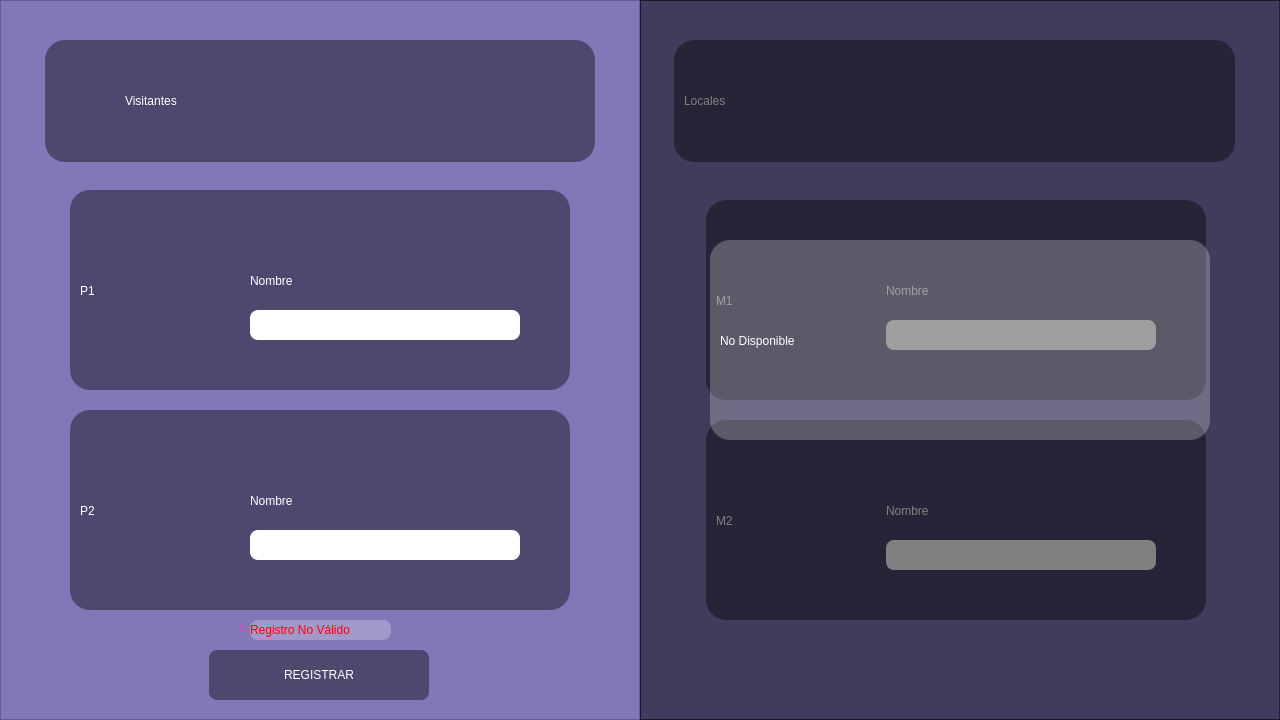
<?xml version="1.0" encoding="UTF-8"?>
<ui version="4.0">
 <class>OmniRobotSoccer</class>
 <widget class="QMainWindow" name="OmniRobotSoccer">
  <property name="enabled">
   <bool>true</bool>
  </property>
  <property name="geometry">
   <rect>
    <x>0</x>
    <y>0</y>
    <width>1280</width>
    <height>720</height>
   </rect>
  </property>
  <property name="sizePolicy">
   <sizepolicy hsizetype="Fixed" vsizetype="Fixed">
    <horstretch>0</horstretch>
    <verstretch>0</verstretch>
   </sizepolicy>
  </property>
  <property name="minimumSize">
   <size>
    <width>1280</width>
    <height>720</height>
   </size>
  </property>
  <property name="maximumSize">
   <size>
    <width>1280</width>
    <height>720</height>
   </size>
  </property>
  <property name="windowTitle">
   <string>Robot Soccer Registro</string>
  </property>
  <property name="windowIcon">
   <iconset>
    <normaloff>Rectangle 160.png</normaloff>Rectangle 160.png</iconset>
  </property>
  <property name="windowOpacity">
   <double>1.000000000000000</double>
  </property>
  <widget class="QWidget" name="Vista1">
   <widget class="QFrame" name="RegistroVisitantes">
    <property name="geometry">
     <rect>
      <x>0</x>
      <y>0</y>
      <width>640</width>
      <height>720</height>
     </rect>
    </property>
    <property name="sizePolicy">
     <sizepolicy hsizetype="Fixed" vsizetype="Fixed">
      <horstretch>0</horstretch>
      <verstretch>0</verstretch>
     </sizepolicy>
    </property>
    <property name="styleSheet">
     <string notr="true">background-color: rgb(130, 120, 185)</string>
    </property>
    <property name="frameShape">
     <enum>QFrame::StyledPanel</enum>
    </property>
    <property name="frameShadow">
     <enum>QFrame::Raised</enum>
    </property>
    <widget class="QFrame" name="LabelVisitantes">
     <property name="geometry">
      <rect>
       <x>45</x>
       <y>40</y>
       <width>550</width>
       <height>122</height>
      </rect>
     </property>
     <property name="styleSheet">
      <string notr="true">background-color: #4e486f;
justify-content: &quot;center&quot;;
color: white;
border-radius: 20px;
/*border-bottom: 3px solid rgba(0, 0, 0, 0.2);
border-right: 3px solid rgba(0, 0, 0, 0.2);*/</string>
     </property>
     <property name="frameShape">
      <enum>QFrame::StyledPanel</enum>
     </property>
     <property name="frameShadow">
      <enum>QFrame::Raised</enum>
     </property>
     <widget class="QLabel" name="titulo_visistantes">
      <property name="geometry">
       <rect>
        <x>80</x>
        <y>20</y>
        <width>391</width>
        <height>81</height>
       </rect>
      </property>
      <property name="layoutDirection">
       <enum>Qt::LeftToRight</enum>
      </property>
      <property name="styleSheet">
       <string notr="true">font: 60pt &quot;Berlin Sans FB&quot;;
qproperty-alignment: 'AlignCenter';</string>
      </property>
      <property name="text">
       <string>Visitantes</string>
      </property>
     </widget>
    </widget>
    <widget class="QFrame" name="panel_registro_p1">
     <property name="geometry">
      <rect>
       <x>70</x>
       <y>190</y>
       <width>500</width>
       <height>200</height>
      </rect>
     </property>
     <property name="styleSheet">
      <string notr="true">background-color: #4e486f;
color: white;
border-radius: 20px;</string>
     </property>
     <property name="frameShape">
      <enum>QFrame::StyledPanel</enum>
     </property>
     <property name="frameShadow">
      <enum>QFrame::Raised</enum>
     </property>
     <widget class="QLabel" name="label_p1">
      <property name="geometry">
       <rect>
        <x>10</x>
        <y>60</y>
        <width>141</width>
        <height>81</height>
       </rect>
      </property>
      <property name="layoutDirection">
       <enum>Qt::LeftToRight</enum>
      </property>
      <property name="styleSheet">
       <string notr="true">/*font: 60pt &quot;MS Shell Dlg 2&quot;;*/
font: 60pt &quot;Berlin Sans FB&quot;;
qproperty-alignment: 'AlignCenter';
</string>
      </property>
      <property name="text">
       <string>P1</string>
      </property>
     </widget>
     <widget class="QLabel" name="nombre_p1">
      <property name="geometry">
       <rect>
        <x>180</x>
        <y>70</y>
        <width>121</width>
        <height>41</height>
       </rect>
      </property>
      <property name="styleSheet">
       <string notr="true">/*font0: 18pt &quot;MS Shell Dlg 2&quot;;*/
font: 20pt &quot;Berlin Sans FB&quot;;</string>
      </property>
      <property name="text">
       <string>Nombre</string>
      </property>
     </widget>
     <widget class="QLineEdit" name="lineEdit_p1">
      <property name="geometry">
       <rect>
        <x>180</x>
        <y>120</y>
        <width>270</width>
        <height>30</height>
       </rect>
      </property>
      <property name="styleSheet">
       <string notr="true">color: black;
font: 14pt &quot;MS Shell Dlg 2&quot;;
background-color: white;
border-radius: 8px;</string>
      </property>
     </widget>
    </widget>
    <widget class="QFrame" name="panel_registro_p2">
     <property name="geometry">
      <rect>
       <x>70</x>
       <y>410</y>
       <width>500</width>
       <height>200</height>
      </rect>
     </property>
     <property name="autoFillBackground">
      <bool>false</bool>
     </property>
     <property name="styleSheet">
      <string notr="true">background-color: #4e486f;
color: white;
border-radius: 20px;</string>
     </property>
     <property name="frameShape">
      <enum>QFrame::StyledPanel</enum>
     </property>
     <property name="frameShadow">
      <enum>QFrame::Raised</enum>
     </property>
     <widget class="QLabel" name="label_p2">
      <property name="geometry">
       <rect>
        <x>10</x>
        <y>60</y>
        <width>141</width>
        <height>81</height>
       </rect>
      </property>
      <property name="layoutDirection">
       <enum>Qt::LeftToRight</enum>
      </property>
      <property name="styleSheet">
       <string notr="true">/*font: 60pt &quot;MS Shell Dlg 2&quot;;*/
font: 60pt &quot;Berlin Sans FB&quot;;
qproperty-alignment: 'AlignCenter';
</string>
      </property>
      <property name="text">
       <string>P2</string>
      </property>
     </widget>
     <widget class="QLabel" name="nombre_p2">
      <property name="geometry">
       <rect>
        <x>180</x>
        <y>70</y>
        <width>121</width>
        <height>41</height>
       </rect>
      </property>
      <property name="styleSheet">
       <string notr="true">/*font0: 18pt &quot;MS Shell Dlg 2&quot;;*/
font: 20pt &quot;Berlin Sans FB&quot;;</string>
      </property>
      <property name="text">
       <string>Nombre</string>
      </property>
     </widget>
     <widget class="QLineEdit" name="lineEdit_p2">
      <property name="geometry">
       <rect>
        <x>180</x>
        <y>120</y>
        <width>270</width>
        <height>30</height>
       </rect>
      </property>
      <property name="styleSheet">
       <string notr="true">color: black;
font: 14pt &quot;MS Shell Dlg 2&quot;;
background-color: white;
border-radius: 8px;</string>
      </property>
     </widget>
    </widget>
    <widget class="QPushButton" name="boton_registrar">
     <property name="geometry">
      <rect>
       <x>209</x>
       <y>650</y>
       <width>220</width>
       <height>50</height>
      </rect>
     </property>
     <property name="cursor">
      <cursorShape>PointingHandCursor</cursorShape>
     </property>
     <property name="styleSheet">
      <string notr="true">QWidget#boton_registrar{
background-color: #4e486f;
color: white;
font: 16pt &quot;Berlin Sans FB&quot;;
qproperty-alignment: 'AlignCenter';
border-radius: 8px;
}

QWidget#boton_registrar:hover {
background-color: #343049;
}</string>
     </property>
     <property name="text">
      <string>REGISTRAR</string>
     </property>
    </widget>
    <widget class="QLabel" name="advertencia_registro">
     <property name="geometry">
      <rect>
       <x>250</x>
       <y>620</y>
       <width>141</width>
       <height>20</height>
      </rect>
     </property>
     <property name="styleSheet">
      <string notr="true">background-color: rgb(255, 255, 255, 0.25);
border-radius: 8px;
color: red;
font: 10pt &quot;Berlin Sans FB&quot;;
qproperty-alignment: 'AlignCenter';
</string>
     </property>
     <property name="text">
      <string>Registro No Válido</string>
     </property>
    </widget>
   </widget>
   <widget class="QFrame" name="RegistroLocales">
    <property name="geometry">
     <rect>
      <x>640</x>
      <y>0</y>
      <width>1280</width>
      <height>720</height>
     </rect>
    </property>
    <property name="sizePolicy">
     <sizepolicy hsizetype="Fixed" vsizetype="Fixed">
      <horstretch>0</horstretch>
      <verstretch>0</verstretch>
     </sizepolicy>
    </property>
    <property name="minimumSize">
     <size>
      <width>1280</width>
      <height>720</height>
     </size>
    </property>
    <property name="maximumSize">
     <size>
      <width>1280</width>
      <height>720</height>
     </size>
    </property>
    <property name="styleSheet">
     <string notr="true">background-color: rgb(130, 120, 185)</string>
    </property>
    <property name="frameShape">
     <enum>QFrame::StyledPanel</enum>
    </property>
    <property name="frameShadow">
     <enum>QFrame::Raised</enum>
    </property>
    <widget class="QFrame" name="LabelLocales">
     <property name="geometry">
      <rect>
       <x>34</x>
       <y>40</y>
       <width>561</width>
       <height>122</height>
      </rect>
     </property>
     <property name="styleSheet">
      <string notr="true">background-color: #4e486f;
color: white;
border-radius: 20px;</string>
     </property>
     <property name="frameShape">
      <enum>QFrame::StyledPanel</enum>
     </property>
     <property name="frameShadow">
      <enum>QFrame::Raised</enum>
     </property>
     <widget class="QLabel" name="label_2">
      <property name="geometry">
       <rect>
        <x>10</x>
        <y>20</y>
        <width>541</width>
        <height>81</height>
       </rect>
      </property>
      <property name="layoutDirection">
       <enum>Qt::LeftToRight</enum>
      </property>
      <property name="styleSheet">
       <string notr="true">/*font: 52pt &quot;MS Shell Dlg 2&quot;;*/
font: 60pt &quot;Berlin Sans FB&quot;;
qproperty-alignment: 'AlignCenter';
</string>
      </property>
      <property name="text">
       <string>Locales</string>
      </property>
     </widget>
    </widget>
    <widget class="QFrame" name="LabelVisitantes_5">
     <property name="geometry">
      <rect>
       <x>66</x>
       <y>200</y>
       <width>500</width>
       <height>200</height>
      </rect>
     </property>
     <property name="styleSheet">
      <string notr="true">background-color: #4e486f;
color: white;
border-radius: 20px;</string>
     </property>
     <property name="frameShape">
      <enum>QFrame::StyledPanel</enum>
     </property>
     <property name="frameShadow">
      <enum>QFrame::Raised</enum>
     </property>
     <widget class="QLabel" name="label_7">
      <property name="geometry">
       <rect>
        <x>10</x>
        <y>60</y>
        <width>141</width>
        <height>81</height>
       </rect>
      </property>
      <property name="layoutDirection">
       <enum>Qt::LeftToRight</enum>
      </property>
      <property name="styleSheet">
       <string notr="true">/*font: 60pt &quot;MS Shell Dlg 2&quot;;*/
font: 60pt &quot;Berlin Sans FB&quot;;
qproperty-alignment: 'AlignCenter';
</string>
      </property>
      <property name="text">
       <string>M1</string>
      </property>
     </widget>
     <widget class="QLabel" name="label_8">
      <property name="geometry">
       <rect>
        <x>180</x>
        <y>70</y>
        <width>121</width>
        <height>41</height>
       </rect>
      </property>
      <property name="styleSheet">
       <string notr="true">/*font0: 18pt &quot;MS Shell Dlg 2&quot;;*/
font: 20pt &quot;Berlin Sans FB&quot;;</string>
      </property>
      <property name="text">
       <string>Nombre</string>
      </property>
     </widget>
     <widget class="QLineEdit" name="lineEdit_3">
      <property name="geometry">
       <rect>
        <x>180</x>
        <y>120</y>
        <width>270</width>
        <height>30</height>
       </rect>
      </property>
      <property name="styleSheet">
       <string notr="true">color: black;
font: 14pt &quot;MS Shell Dlg 2&quot;;
background-color: white;
border-radius: 8px;</string>
      </property>
     </widget>
    </widget>
    <widget class="QFrame" name="LabelVisitantes_6">
     <property name="geometry">
      <rect>
       <x>66</x>
       <y>420</y>
       <width>500</width>
       <height>200</height>
      </rect>
     </property>
     <property name="autoFillBackground">
      <bool>false</bool>
     </property>
     <property name="styleSheet">
      <string notr="true">background-color: #4e486f;
color: white;
border-radius: 20px;</string>
     </property>
     <property name="frameShape">
      <enum>QFrame::StyledPanel</enum>
     </property>
     <property name="frameShadow">
      <enum>QFrame::Raised</enum>
     </property>
     <widget class="QLabel" name="label_9">
      <property name="geometry">
       <rect>
        <x>10</x>
        <y>60</y>
        <width>141</width>
        <height>81</height>
       </rect>
      </property>
      <property name="layoutDirection">
       <enum>Qt::LeftToRight</enum>
      </property>
      <property name="styleSheet">
       <string notr="true">/*font: 60pt &quot;MS Shell Dlg 2&quot;;*/
font: 60pt &quot;Berlin Sans FB&quot;;
qproperty-alignment: 'AlignCenter';
</string>
      </property>
      <property name="text">
       <string>M2</string>
      </property>
     </widget>
     <widget class="QLabel" name="label_10">
      <property name="geometry">
       <rect>
        <x>180</x>
        <y>70</y>
        <width>121</width>
        <height>41</height>
       </rect>
      </property>
      <property name="styleSheet">
       <string notr="true">/*font0: 18pt &quot;MS Shell Dlg 2&quot;;*/
font: 20pt &quot;Berlin Sans FB&quot;;</string>
      </property>
      <property name="text">
       <string>Nombre</string>
      </property>
     </widget>
     <widget class="QLineEdit" name="lineEdit_4">
      <property name="geometry">
       <rect>
        <x>180</x>
        <y>120</y>
        <width>270</width>
        <height>30</height>
       </rect>
      </property>
      <property name="styleSheet">
       <string notr="true">color: black;
font: 14pt &quot;MS Shell Dlg 2&quot;;
background-color: white;
border-radius: 8px;</string>
      </property>
     </widget>
    </widget>
    <widget class="QFrame" name="tapadera">
     <property name="geometry">
      <rect>
       <x>0</x>
       <y>0</y>
       <width>640</width>
       <height>720</height>
      </rect>
     </property>
     <property name="styleSheet">
      <string notr="true">background-color: rgba(0, 0, 0, 0.5); 
backdrop-filter: blur(25px);</string>
     </property>
     <property name="frameShape">
      <enum>QFrame::StyledPanel</enum>
     </property>
     <property name="frameShadow">
      <enum>QFrame::Raised</enum>
     </property>
     <widget class="QFrame" name="LabelVisitantes_7">
      <property name="geometry">
       <rect>
        <x>70</x>
        <y>240</y>
        <width>500</width>
        <height>200</height>
       </rect>
      </property>
      <property name="styleSheet">
       <string notr="true">background-color:  rgb(255, 255, 255, 0.25);
color: white;
border-radius: 20px;</string>
      </property>
      <property name="frameShape">
       <enum>QFrame::StyledPanel</enum>
      </property>
      <property name="frameShadow">
       <enum>QFrame::Raised</enum>
      </property>
      <widget class="QLabel" name="label_11">
       <property name="geometry">
        <rect>
         <x>10</x>
         <y>60</y>
         <width>471</width>
         <height>81</height>
        </rect>
       </property>
       <property name="layoutDirection">
        <enum>Qt::LeftToRight</enum>
       </property>
       <property name="styleSheet">
        <string notr="true">/*font: 60pt &quot;MS Shell Dlg 2&quot;;*/
font: 48pt &quot;Berlin Sans FB&quot;;
qproperty-alignment: 'AlignCenter';
background-color: none;
</string>
       </property>
       <property name="text">
        <string>No Disponible</string>
       </property>
      </widget>
     </widget>
    </widget>
   </widget>
  </widget>
 </widget>
 <resources/>
 <connections/>
</ui>
